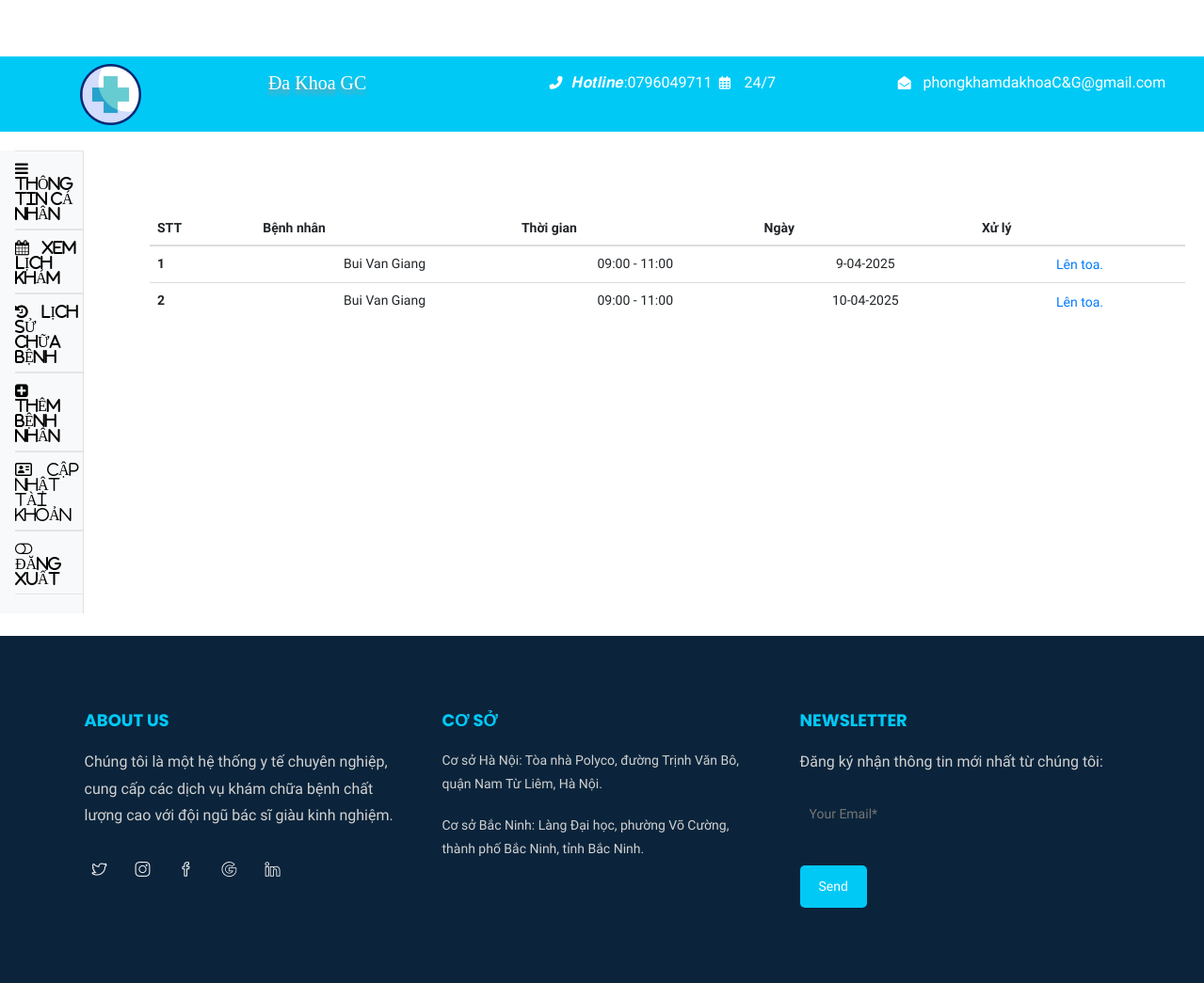
/bacsi/processappointment.php (signed in), run on the app's committed database.
### tables this page shows
CREATE TABLE `phieukham` (
  `id_phieukham` int(11) NOT NULL,
  `created_at` datetime NOT NULL DEFAULT current_timestamp(),
  `ngayhen` varchar(255) NOT NULL,
  `id_user` int(11) NOT NULL,
  `id_doctor` int(11) NOT NULL,
  `trieuchung` varchar(255) NOT NULL,
  `chidan` varchar(255) DEFAULT NULL,
  `phikham` int(11) NOT NULL
);

CREATE TABLE `user` (
  `id_user` int(11) NOT NULL,
  `username` varchar(255) NOT NULL,
  `password` varchar(255) NOT NULL,
  `fullname` varchar(255) NOT NULL,
  `age` int(11) DEFAULT NULL,
  `gioitinh` varchar(255) NOT NULL,
  `address` varchar(255) NOT NULL,
  `sdt` varchar(255) NOT NULL,
  `email` varchar(255) NOT NULL,
  `image` varchar(255) NOT NULL,
  `created_at` datetime NOT NULL DEFAULT current_timestamp()
);

### bacsi/controller-mb/source-mb.php (called while the page is built, shortened)
<?php
	class Mclass_mb{
		function connDB(){
			$conn = mysqli_connect("localhost", "root", '', "tmdt");
			$conn -> set_charset("utf8");
			if(!$conn):
				echo 'lỗi không kết nối'.mysqli_error();
			else:
				return $conn;
			endif;
		}
		function show_info_byid($id_user){
			$conn = $this->connDB();
			$sql = "select * from user where id_user = '$id_user'";
			$result = mysqli_query($conn ,$sql);
			$user = mysqli_fetch_assoc($result);
			return $user;
		}
		function show_lich_hen($id_doctor){
			$conn = $this->connDB();
			$sql = "select * from phieukham where id_doctor = '$id_doctor' and chidan is NULL";
			$result = mysqli_query($conn ,$sql);
			$lichhen = mysqli_fetch_all($result, MYSQLI_ASSOC);
			return $lichhen;
		}
	}
?>

### bacsi/processappointment.php (the view, shortened to what this page needs)
<?php
 include './controller-mb/source-mb.php';
$p = new Mclass_mb;
 $id_doctor = $_COOKIE['id_doctor'];
 $lichhen = $p->show_lich_hen($id_doctor);
 ?>
<?php
include './view-mb/header.php';
include './view-mb/sidebar_start.php';
?>
<br>
<br>
<div class="container" style="margin-left:50px;">
	<table class="table table-hover text-center">
  <thead>
    <tr>
      <th scope="col">STT</th>
      <th scope="col">Bệnh nhân</th>
      <th scope="col">Thời gian</th>
      <th scope="col">Ngày</th>
   <th scope="col">Xử lý</th>
    </tr>
  </thead>
  <tbody>
  	<?php
	if(!empty($lichhen)):
		foreach ($lichhen as $key => $val) {
			$key++;
			$user = $p->show_info_byid($val['id_user']);
			$array_ngayhen = explode('_',$val['ngayhen']);
	?>
    <tr>
      <th scope="row"><?php echo $key ;?></th>
      <td><?php echo $user['fullname'] ;?></td>
      <td>
      	<?php
      		if($array_ngayhen[0] == 1):
					echo "07:00 - 09:00 " ;
				elseif($array_ngayhen[0] == 2):
					echo "09:00 - 11:00 " ;
				elseif($array_ngayhen[0] == 3):
					echo "15:00 - 17:00 " ;
				else:
					echo "17:00 - 19:00 ";
				endif;
      	?>
      </td>
      <td><?php echo date('j-m-Y', strtotime($array_ngayhen[1])) ;?></td>
      <td><button class="btn btn-outline-primary py-0 px-2" data-toggle="modal" data-target="#xuly<?php echo $key;?>">Lên toa.</button></td>
    </tr>
    <?php
			}
		else:
			echo 'Không có lịch hẹn nào.';
		endif;
	?>
  </tbody>
</table>
</div>
	</div>
<?php
include './view-mb/sidebar_end.php';
?>
<br>
<?php
include './view-mb/footer.php';
?>

### css/shortcode/default.css (style rules this page uses)
*, h1, h2, h3, h4, h5, h6, p, ul, a { margin: 0; padding: 0; }
html { font-size: 100%; }
body { font-family: 'Old Standard TT', serif; color: #666666; font-weight: 400; font-size: 14px; line-height: 24px; -webkit-font-smoothing: antialiased; -moz-osx-font-smoothing: grayscale; }
body { overflow-x: hidden; }
a, .btn { transition: all 0.3s ease-out 0s; }
body { background: #fff; }

### bacsi/processappointment.php (style rules this page uses)
body { font-family:times; }

### bacsi/view-mb/footer.php (style rules this page uses)
html, body { height: 100%; margin: 0; }
body { display: flex; flex-direction: column; }

### data on the page
phieukham: id_user.fullname "Bui Van Giang", shows "09:00 - 11:00", ngayhen "9-04-2025"
phieukham: id_user.fullname "Bui Van Giang", shows "09:00 - 11:00", ngayhen "10-04-2025"
